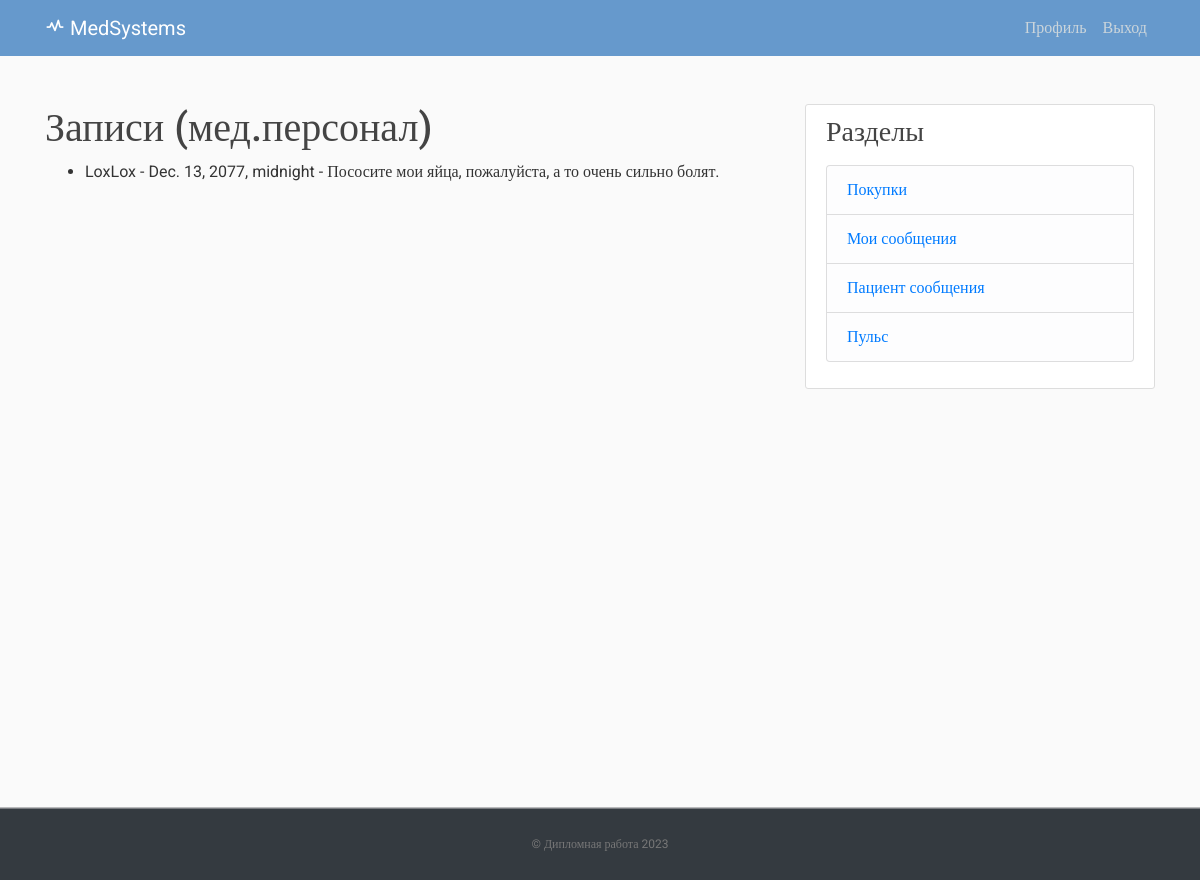
Before: /doctor_appointments/ (signed in) with the older database file.
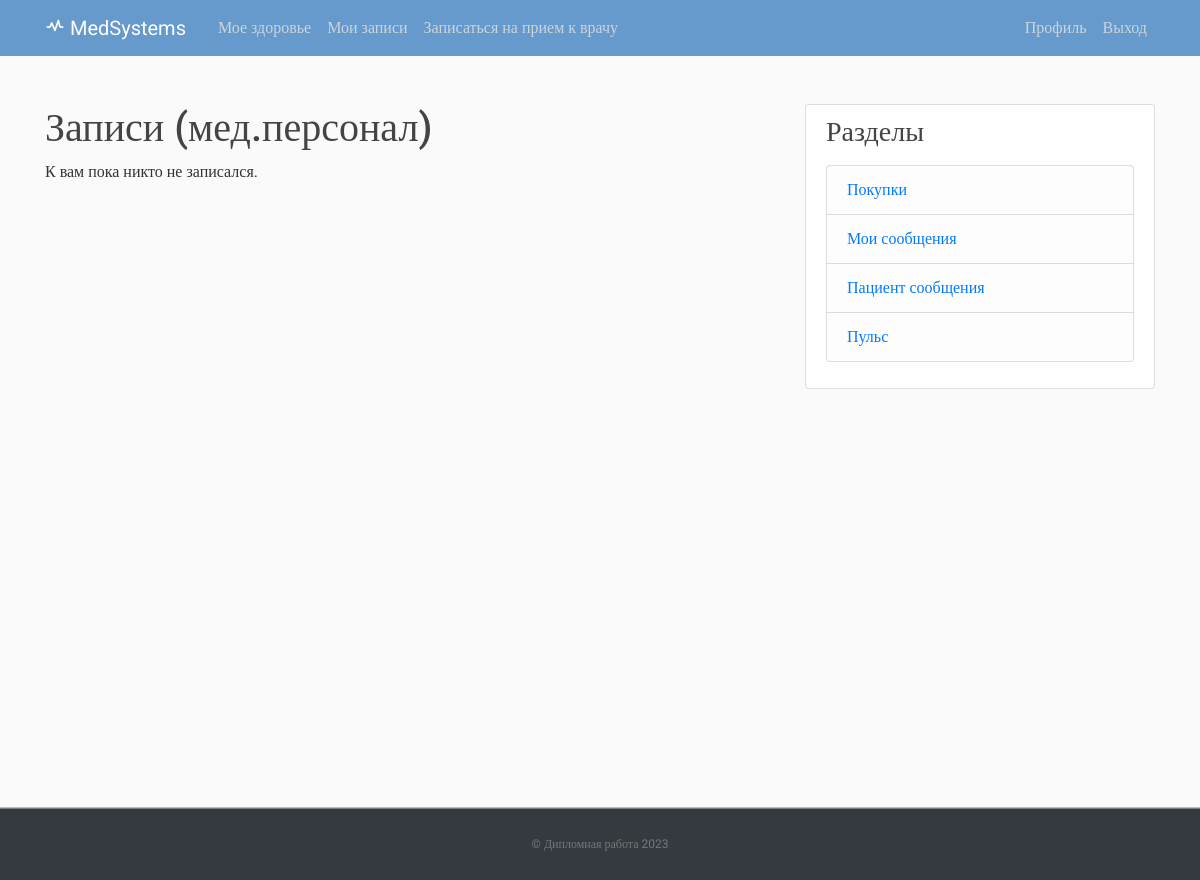
After: the same page with the newer database file.
### users/models.py (models this page shows, shortened)
class Appointment(models.Model):
    patient = models.ForeignKey(User, on_delete=models.CASCADE)
    doctor = models.ForeignKey(User, on_delete=models.CASCADE, related_name='appointments')
    date = models.DateTimeField()
    description = models.TextField()

class Profile(models.Model):
    user = models.OneToOneField(User, on_delete=models.CASCADE)
    image = models.ImageField(default='default.jpg', upload_to='profile_pics')
    full_name = models.CharField(max_length=255, default='FIO')
    polis = models.CharField(max_length=20, blank=True, null=True)
    phone_number = models.CharField(max_length=20, blank=True, null=True)
    heart_rate = models.IntegerField(null=True)
    diet = models.ForeignKey('Diet', on_delete=models.SET_NULL, blank=True, null=True)
    date_of_birth = models.DateField(blank=True, null=True)
    address = models.CharField(max_length=255, blank=True, null=True)
    medical_history = models.TextField(blank=True, null=True)
    email_key = models.CharField(max_length=255, default='Nz2cNLSLUb3UhKf6eQvb')
    email_sender = models.CharField(max_length=255, default='ivankov2001@gmail.com')

### users/views.py (the view)
# urls.py: path('doctor_appointments/', user_views.doctor_appointments, name='doctor_appointments'),
@login_required
def doctor_appointments(request):
    appointments = Appointment.objects.filter(doctor=request.user)
    return render(request, 'users/appointments/doctor_appointments.html', {'appointments': appointments})

### blog/templatetags/group_permissions.py (called while the page is built)
@register.filter(name='has_group')
def has_group(user, group_name):
    group = Group.objects.get(name=group_name)
    return group in user.groups.all()

### users/templates/users/appointments/doctor_appointments.html
{% extends 'blog/base.html' %}
{% block content %}
  <h1>Записи (мед.персонал)</h1>
  {% if appointments %}
    <ul>
      {% for appointment in appointments %}
        <li>{{ appointment.doctor.profile.full_name }} - {{ appointment.date }} - {{ appointment.description }}</li>
      {% endfor %}
    </ul>
  {% else %}
    <p>К вам пока никто не записался.</p>
  {% endif %}
{% endblock %}

Changed rows visible on the page:
removed Appointment: doctor.profile.full_name "LoxLox", date "Dec. 13, 2077, midnight", description "Пососите мои яйца, пожалуйста, а то очень сильно болят."
Other visible differences:
text now shown: "Мое здоровье Мои записи Записаться на прием к врачу К вам пока никто не записался."
